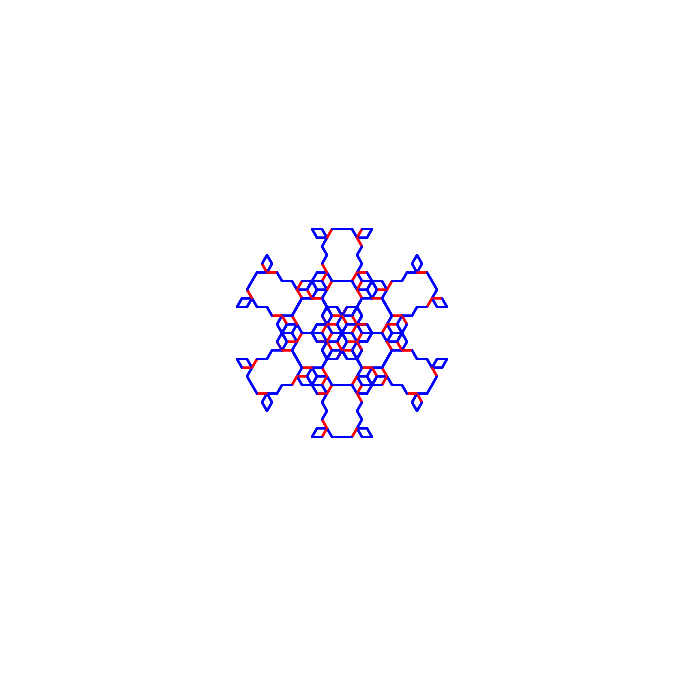
Frame 1 (no input)
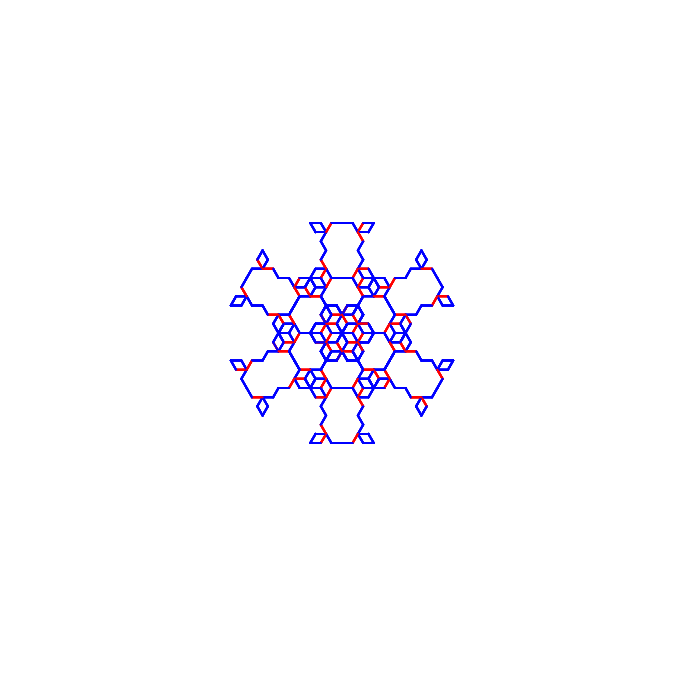
Frame 60 (no input)
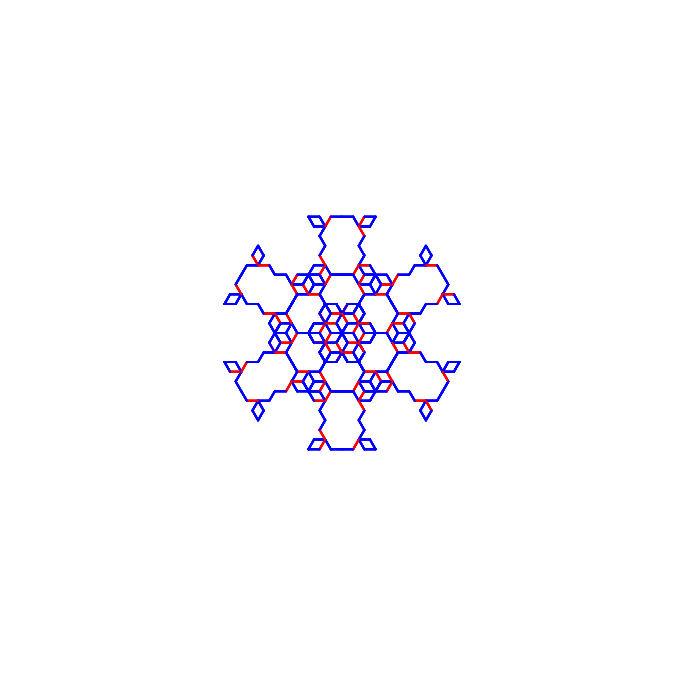
Frame 120 (the mouse pressed at the canvas centre since frame 60)

The p5.js sketch that drew these frames (run headless with seeded random() and noise() and a simulated clock; from frame 60 on, the mouse is pressed at the canvas centre):

// p5.js sketch
// ── sketch.js
//let bigRule = "FF[+FF]-FF";
let premis = "G--A";
let rules = {
  G: "+A+A--A+A",
  A: "+A+A--G+A ",
};
let bigRule;

// start :F[+F!][-F!]BF*A
// end : F[+F!][-F!]F*AF*F[+F!][-F!]B

let lenght = 100;
let lang = 250;
let angle = 60;

function setup() {
  createCanvas(700, 700);
  angleMode(DEGREES);
  bigRule = resolveRules(premis, rules, 4);
  print(bigRule);
  groteA = random(30, 100);
  groteB = random(100, 200);
}

function draw() {
  background(255);
  translate(width / 2, height / 2);
  rotate(-180);
  scale(0.1);

  drawShape(bigRule);
  //angle += 0.1;
  lenght += 0.1;
  if (lenght > 300) {
    lenght = 100;
  }
}

function resolveRules(startRule, rules, depth) {
  let endRule = "";
  for (let c of startRule) {
    if (c in rules) {
      endRule += rules[c];
    } else {
      endRule += c;
    }
  }
  if (depth >= 1) {
    endRule = resolveRules(endRule, rules, depth - 1);
  }
  return endRule;
}

function drawShape(rule) {
  translate(80, 170);
  for (c of rule) {
    //push();

    if (c === "A") {
      //stroke(200, 0, 0);
      strokeWeight(20);
      stroke(0, 0, 255);
      line(0, 0, lenght, 0);
      translate(lenght, 0);
    } else if (c === "+") {
      rotate(angle);
    } else if (c === "-") {
      rotate(-angle);
    } else if (c === "G") {
      strokeWeight(20);
      stroke(255, 0, 0);
      line(0, 0, lenght, 0);
      translate(lenght, 0);
    }
    //pop();
  }
}
